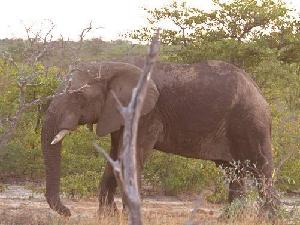
#> input picture delta/elephant/image_0001.jpg, 300 x 225 px; its folder holds 4 pictures in this run
$ python Delta.py
#> lines starting #> are read from the running program, lines starting #| are printed output that depends on the picture
from glob import glob
import cv2
import numpy as np


def sigmoid(x):
    return 1 / (1 + np.exp(-x))


def sigmoid_derivative(x):
    return x * (1 - x)


def train(training_inputs, training_outputs, training_iterations, weights):

    for iteration in range(training_iterations):

        inputs = inputs.astype(float)
        output = sigmoid(np.dot(inputs, weights))

        error = training_outputs - output

        adjustments = np.dot(training_inputs.T, error * sigmoid_derivative(output))

        weights += adjustments


def Offline_learning(inputs, outputs_expected, activation_func, gradf, learning_rate):

    size_input = len(inputs[0])

    weights = np.random.randn(size_input)

    weights.shape = (size_input, 1)

    epoch = 0

    while True:

        value = np.dot(inputs, weights)
        output = activation_func(value)
        current_error = np.subtract(output, outputs_expected)
        x_transpose = np.transpose(inputs)
        grad_value = gradf(value)
        grad_value.shape = (len(grad_value), 1)
        something = np.dot(current_error, grad_value)
        g = np.dot(x_transpose, something)
        weights = np.subtract(weights, (learning_rate * g))
        E = sum_column_square(current_error)

        if E < 0.00001 or epoch > 5000:
            break

        epoch += 1


def sum_column_square(element):
    length = len(element)
    summ = 0

    for i in range(length):
        summ += element[i] ** 2

    return summ


def v_gradf(x):
    length = len(x)

    for i in range(length):
        x[i][0] = sigmoid_derivative(x[i][0])
    return np.array(x, dtype=float)


if __name__ == "__main__":

    images_elephant = []
    images_starfish = []

    for image in glob("./elephant/*.jpg"):
        im = cv2.imread(image, 0)
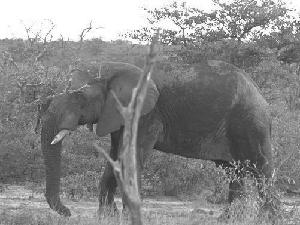
#> im: shape (225, 300); min 25, max 255, mean 135.4
        images_elephant.append(im)
#> pass 2 of the loop `for image in glob("./elephant/*.jpg"):`:
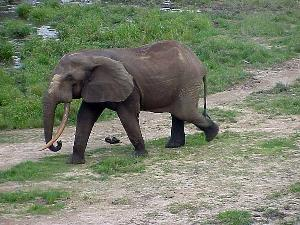
#> input picture delta/elephant/image_0002.jpg, 300 x 225 px
#> `im = cv2.imread(image, 0)`:
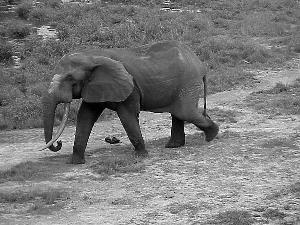
#> im: shape (225, 300); min 0, max 255, mean 122.8
#> pass 3 of the loop `for image in glob("./elephant/*.jpg"):`:
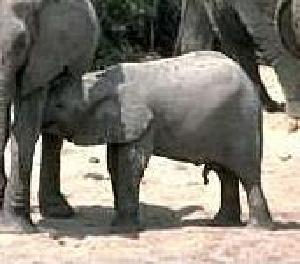
#> input picture delta/elephant/image_0003.jpg, 300 x 264 px
#> `im = cv2.imread(image, 0)`:
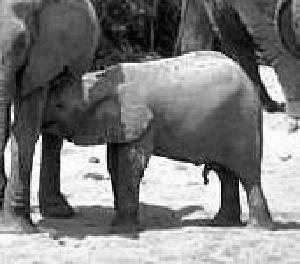
#> im: shape (264, 300); min 0, max 255, mean 122.9
#> the loop made 4 passes; the first 3 are shown

    for image in glob("./starfish/*.jpg"):
        im = cv2.imread(image, 0)
        images_starfish.append(im)

    images = images_elephant + images_starfish
    outputs_expected = np.concatenate( (np.zeros(len(images_elephant)), np.ones(len(images_starfish))), axis=0 )
    Offline_learning(images[0], outputs_expected[0], sigmoid, v_gradf, 0.00005)
#> in Offline_learning, `size_input = len(inputs[0])`: size_input = 300
#> in Offline_learning, `weights = np.random.randn(size_input)`: weights = 300 values, max 2.38 at index 144, min -2.77 at index 271, mean 0.0275
#> the loop in Offline_learning, `while True: ` made 1 pass
#> length in sum_column_square on pass 1: 225
#> pass 1, in Offline_learning, `x_transpose = np.transpose(inputs)`:
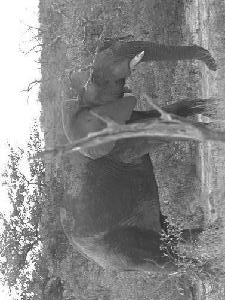
#> x_transpose: shape (300, 225); min 25, max 255, mean 135.4
#> (the run stopped early here; a loop or call above may not have finished)
